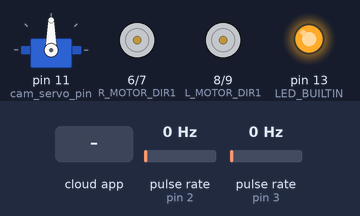
The sketch below on a simulated Arduino Uno, built with avr-gcc and run on an emulated ATmega328P. On the bench: servo, motor-driver pin pairs drawn as motors (green arrow = first pin HIGH = forward, orange = second pin HIGH = backward, longer = more drive, scaled by the enable pin), output pins drawn as LEDs (lit = HIGH). Wiring (inferred from the names in the program): 2 × pulse sensor: data pin 2 / data pin 3. The test bench sets the inputs (shaded band); at power-on: pulse rate (sensors on pin 2, pin 3) 0 Hz. The ROS host is connected and sends only what is stated; what the sketch prints to the serial monitor is not drawn.

Above: at 1.2 s.
1.3 s: the phone or cloud app sets servo to 90
At 2.5 s:
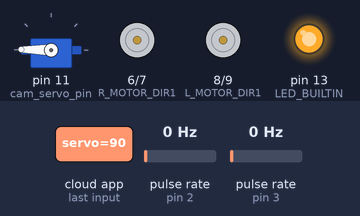
3.2 s: the phone or cloud app sets wheel_power_right to -100
At 4.1 s:
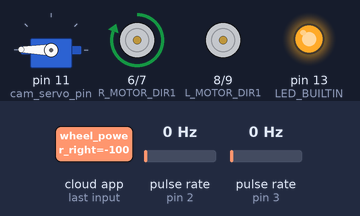
4.7 s: the phone or cloud app sets wheel_power_left to 0
6.2 s: the phone or cloud app sets wheel_power_right to 100
At 7.1 s:
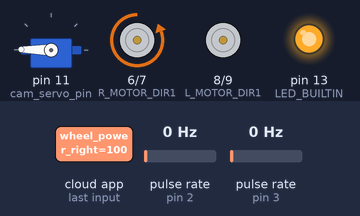
7.7 s: the phone or cloud app sets wheel_power_left to -100
At 8.4 s:
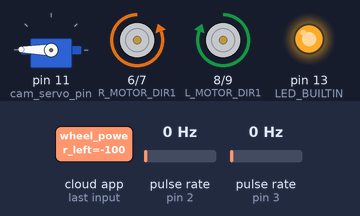
9.2 s: the phone or cloud app sets servo to 0
Timing chart, 0 to 12.1 s (numbered marks = the images above; inputs shaded):
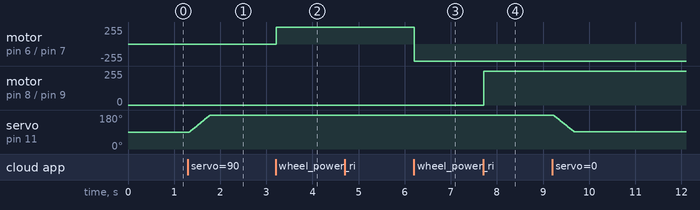

The sketch:

ROS-MotorDrive_EncoderTick_V3.ino
```cpp
#include <ros.h>
#include "Arduino.h"
#include <std_msgs/Float32.h>
#include <std_msgs/UInt32.h>
#include <Servo.h>
ros::NodeHandle nh;
int cam_servo_pin = 11;
Servo cam_servo; //servo add
int cur_angle;
int new_angle;
int pos = 0;


#define LED_BUILTIN 13


#define L_MOTOR_PWM 10
#define L_MOTOR_DIR1 8
#define L_MOTOR_DIR2 9
#define R_MOTOR_PWM 5
#define R_MOTOR_DIR1 6
#define R_MOTOR_DIR2 7

void turnWheel( const std_msgs::Float32 &wheel_power,
                unsigned int pwm_pin,
                unsigned int dir1_pin,
                unsigned int dir2_pin) {
    float factor = max(min(wheel_power.data, 1.0f), -1.0f);
    Serial.print(wheel_power.data);
    if( factor >= 0 ) {
        digitalWrite(dir1_pin, LOW);
        digitalWrite(dir2_pin, HIGH);
        analogWrite(pwm_pin, (unsigned int)(255 * factor));
    } else {
        digitalWrite(dir1_pin, HIGH);
        digitalWrite(dir2_pin, LOW);
        analogWrite(pwm_pin, (unsigned int)(-255 * (1.0f * factor)));
    }
}

void rightWheelCb( const std_msgs::Float32 &wheel_power ) {
    //nh.loginfo("Wheel Power - Right");
    //char result[8];
    //dtostrf(wheel_power.data, 6, 2, result);
    //nh.loginfo(result);
    turnWheel( wheel_power, R_MOTOR_PWM, R_MOTOR_DIR1, R_MOTOR_DIR2 );
}

void leftWheelCb( const std_msgs::Float32 &wheel_power ) {
    //nh.loginfo("Wheel Power - Left");
    turnWheel( wheel_power, L_MOTOR_PWM, L_MOTOR_DIR1, L_MOTOR_DIR2 );
}
void servoCb( const std_msgs::Int16 &angle)
{
  new_angle = angle.data;
  if(new_angle>(cur_angle-90)){

  for (pos = cur_angle;pos<new_angle+90; pos+=1 ){
    cam_servo.write(pos);
    delay(5);
  }
  cur_angle = new_angle+90;
  }
  else if((new_angle<(cur_angle-90))&&(new_angle>=-45)){
  for (pos = cur_angle;pos>new_angle+90; pos-=1 ){
    cam_servo.write(pos);
    delay(5);
  }
  cur_angle = new_angle+90;
  }
}
ros::Subscriber<std_msgs::Float32> sub_right("wheel_power_right",
                                            &rightWheelCb );
ros::Subscriber<std_msgs::Float32> sub_left("wheel_power_left",
                                           &leftWheelCb );
ros::Subscriber<std_msgs::Int16> sub_servo("servo", &servoCb);


int l_encoder_pin = 3; //Interrupt1
int r_encoder_pin = 2; //Interrupt0
unsigned int rpm_l=0;
unsigned int rpm_r=0;
volatile byte pulse_l=0;
volatile byte pulse_r=0;
unsigned long timeold=0;
unsigned int pulse_per_rev=20; //Pulse per revolustion of index disc
volatile unsigned long rdebounce=0;
volatile unsigned long ldebounce=0;

void counter_l()
{
  unsigned long m = micros();
  if(m-ldebounce > 1500){
    //Update Count
    pulse_l=pulse_l+1;
    }
  ldebounce = m;
}
void counter_r()
{
  unsigned long m = micros();
  if(m-rdebounce > 1500){
    //Update Count
    pulse_r=pulse_r+1;
    }
   rdebounce = m;
}

//std_msgs::UInt32 rpm_left_msg;
//std_msgs::UInt32 rpm_right_msg;
//ros::Publisher rpm_left_pub("left_wheel_rpm", &rpm_left_msg);
//ros::Publisher rpm_right_pub("right_wheel_rpm", &rpm_right_msg);

std_msgs::UInt32 rticks_msg;
std_msgs::UInt32 lticks_msg;
ros::Publisher rticks_pub("tick_wheel_right", &rticks_msg);
ros::Publisher lticks_pub("tick_wheel_left", &lticks_msg);

void setup()
{
  cam_servo.attach(cam_servo_pin);
  cur_angle=90;
  cam_servo.write(cur_angle);
  // initialize LED digital pin as an output.
  pinMode(LED_BUILTIN, OUTPUT);
  digitalWrite(LED_BUILTIN, HIGH);

  pinMode(L_MOTOR_PWM, OUTPUT);
  pinMode(L_MOTOR_DIR1, OUTPUT);
  pinMode(L_MOTOR_DIR2, OUTPUT);

  pinMode(R_MOTOR_PWM, OUTPUT);
  pinMode(R_MOTOR_DIR1, OUTPUT);
  pinMode(R_MOTOR_DIR2, OUTPUT);

  // Init motors to stop
  digitalWrite(L_MOTOR_DIR1, LOW);
  digitalWrite(L_MOTOR_DIR2, LOW);
  digitalWrite(R_MOTOR_DIR1, LOW);
  digitalWrite(R_MOTOR_DIR2, LOW);
  analogWrite(L_MOTOR_PWM, 0);
  analogWrite(R_MOTOR_PWM, 0);

  //Encoder setup
  pinMode(l_encoder_pin, INPUT);
  pinMode(r_encoder_pin, INPUT);

  //Triggers on FALLING (change from HIGH to LOW)
  attachInterrupt(digitalPinToInterrupt(2), counter_r, CHANGE);
  attachInterrupt(digitalPinToInterrupt(3), counter_l, CHANGE);

  //Initialize Value
  pulse_l = 0;
  pulse_r = 0;
  timeold = 0;

  //ROS setup
  nh.initNode();
  Serial.begin(57600);
  nh.subscribe(sub_right);
  nh.subscribe(sub_left);
  nh.subscribe(sub_servo);
  //nh.advertise(rpm_left_pub);
  //nh.advertise(rpm_right_pub);
  nh.advertise(rticks_pub);
  nh.advertise(lticks_pub);
  delay(20);
}

void loop()
{
  if (millis() - timeold >= 1000){  /*Uptade every one second, this will be equal to reading frecuency (Hz).*/
  detachInterrupt(0);
  detachInterrupt(1);

   //send data to ros messages

   rticks_msg.data = pulse_r;
   lticks_msg.data = pulse_l;

   //Publish data
   //rpm_left_pub.publish(&rpm_left_msg);
   //rpm_right_pub.publish(&rpm_right_msg);
   rticks_pub.publish(&rticks_msg);
   lticks_pub.publish(&lticks_msg);

   //reset parameter
   timeold = millis();
   pulse_r = 0;
   pulse_l = 0;

   //Restart the interrupt processing
   attachInterrupt(0, counter_r, FALLING);
   attachInterrupt(1, counter_l, FALLING);
   }


   //nh.loginfo("Log Me");
   nh.spinOnce();

   // wait for a second
   delay(20);
}
```

Measured:
- after the input at 1.3 s, servo on pin 11 (cam_servo_pin): moves from 90° to 179° over 0.45 s, starting at once
- after the input at 3.2 s, motor on pin 6 (R_MOTOR_DIR1) / pin 7 (R_MOTOR_DIR2): stopped → forward 255/255 at once
- after the input at 6.2 s, motor on pin 6 (R_MOTOR_DIR1) / pin 7 (R_MOTOR_DIR2): forward 255/255 → backward 255/255 at once
- after the input at 7.7 s, motor on pin 8 (L_MOTOR_DIR1) / pin 9 (L_MOTOR_DIR2): stopped → forward 255/255 at once
